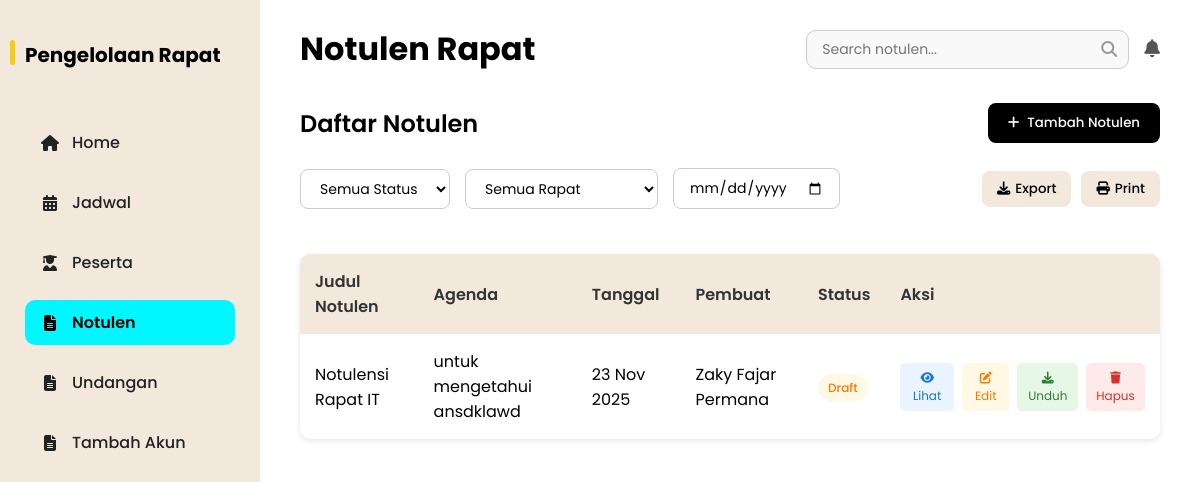
The page /admin_rapat/notulen_admin.php on the database its author committed.
### tables this page shows
CREATE TABLE `minutes` (
  `id` int(11) NOT NULL,
  `title` varchar(255) NOT NULL,
  `agenda` text DEFAULT NULL,
  `discussion` text DEFAULT NULL,
  `decisions` text DEFAULT NULL,
  `follow_up` text DEFAULT NULL,
  `notes` text DEFAULT NULL,
  `status` enum('draft','review','completed') DEFAULT 'draft',
  `created_at` timestamp NOT NULL DEFAULT current_timestamp(),
  `created_by` varchar(255) NOT NULL
);

### admin_rapat/notulen_admin.php (the view, shortened to what this page needs)
<?php
include '../koneksi.php'; ?>
<!DOCTYPE html>
<html lang="id">
<head>
  <link rel="stylesheet" href="../assets/style_notulen_admin.css">
</head>
<body>
  <div class="sidebar">
    <h2>Pengelolaan Rapat</h2>
    <div class="menu">
      <a href="dashboard_admin.php"><i class="fas fa-home"></i> Home</a>
      <a href="jadwal_admin.php"><i class="fas fa-calendar-alt"></i> Jadwal</a>
      <a href="peserta_admin.php"><i class="fas fa-user-graduate"></i> Peserta</a>
      <a href="notulen_admin.php" class="active"><i class="fas fa-file-alt"></i> Notulen</a>
      <a href="undangan_admin.php" ><i class="fas fa-file-alt"></i> Undangan</a>
      <a href="tambah_akun.php" ><i class="fas fa-file-alt"></i> Tambah Akun</a>
    </div>
  </div>
  <div class="main">
    <div class="topbar">
      <h1>Notulen Rapat</h1>
      <div class="right">
        <div class="search-box">
          <input type="text" placeholder="Search notulen...">
          <i class="fas fa-search"></i>
        </div>
        <i class="fas fa-bell bell"></i>
      </div>
    </div>
    <div class="notulen-container">
      <div class="notulen-header">
        <h2>Daftar Notulen</h2>
        <button class="btn-tambah" id="btnTambahNotulen">
          <i class="fas fa-plus"></i> Tambah Notulen
        </button>
      </div>
      <div class="tools-section">
        <div class="filter-group">
          <select class="filter-select" id="filterStatus">
            <option value="all">Semua Status</option>
          </select>
          <select class="filter-select" id="filterRapat">
            <option value="all">Semua Rapat</option>
          </select>
          <input type="date" class="filter-select" id="filterTanggal">
        </div>
        <div class="action-tools">
          <button class="btn-tool" id="btnExport">
            <i class="fas fa-download"></i> Export
          </button>
          <button class="btn-tool" id="btnPrint">
            <i class="fas fa-print"></i> Print
          </button>
        </div>
      </div>
      <table class="notulen-table">
        <thead>
          <tr>
            <th>Judul Notulen</th>
            <th>Agenda</th>
            <th>Tanggal</th>
            <th>Pembuat</th>
            <th>Status</th>
            <th>Aksi</th>
          </tr>
        </thead>
        <tbody id="tableBody">
          <?php
          $query = "SELECT * FROM minutes ORDER BY created_at DESC";
          $result = mysqli_query($koneksi, $query);
          while ($row = mysqli_fetch_assoc($result)) {
            $statusClass = 'status-draft';
            $statusText = 'Draft';
            $agenda = strlen($row['agenda']) > 50 ? substr($row['agenda'], 0, 50) . '...' : $row['agenda'];
            echo "<tr data-id='{$row['id']}'>
              <td>{$row['title']}</td>
              <td>{$agenda}</td>
              <td>" . date('d M Y', strtotime($row['created_at'])) . "</td>
              <td>{$row['created_by']}</td>
              <td><span class='status-badge {$statusClass}'>{$statusText}</span></td>
              <td>
                <div class='action-buttons'>
                  <button class='btn-action btn-view' data-id='{$row['id']}'><i class='fas fa-eye'></i> Lihat</button>
                  <button class='btn-action btn-edit' data-id='{$row['id']}'><i class='fas fa-edit'></i> Edit</button>
                  <button class='btn-action btn-download' data-id='{$row['id']}'><i class='fas fa-download'></i> Unduh</button>
                  <button class='btn-action btn-delete' data-id='{$row['id']}'><i class='fas fa-trash'></i> Hapus</button>
                </div>
              </td>
            </tr>";
          }
          ?>
        </tbody>
      </table>
    </div>
  </div>
</body>
</html>

### assets/style_notulen_admin.css (style rules this page uses)
* { margin: 0; padding: 0; box-sizing: border-box; font-family: 'Poppins', sans-serif; }
body { display: flex; height: 100vh; overflow: hidden; }
.sidebar { width: 260px; background-color: #f2e9dc; display: flex; flex-direction: column; justify-content: flex-start; padding: 40px 25px; }
.sidebar h2 { font-size: 20px; font-weight: 700; margin-bottom: 50px; position: relative; }
.sidebar h2::before { content: ""; width: 5px; height: 25px; background-color: #f4ce14; position: absolute; left: -15px; top: 0; border-radius: 3px; }
.sidebar .menu { display: flex; flex-direction: column; gap: 15px; }
.menu a { text-decoration: none; color: #222; display: flex; align-items: center; gap: 12px; padding: 10px 15px; border-radius: 10px; font-weight: 500; transition: all 0.3s ease; }
.menu a:hover, .menu a.active { background-color: #00f7ff; color: #000; font-weight: 600; }
.menu i { width: 20px; text-align: center; }
.main { flex: 1; background-color: #fff; padding: 25px 40px; overflow-y: auto; }
.topbar { display: flex; justify-content: space-between; align-items: center; margin-bottom: 30px; }
.topbar h1 { font-size: 32px; font-weight: 700; }
.topbar .right { display: flex; align-items: center; gap: 15px; }
.search-box { position: relative; }
.search-box input { padding: 8px 35px 8px 15px; border: 1px solid #ccc; border-radius: 10px; outline: none; background-color: #f9f9f9; font-size: 14px; }
.search-box i { position: absolute; right: 12px; top: 50%; transform: translateY(-50%); color: #999; }
.bell { font-size: 18px; color: #555; cursor: pointer; }
.notulen-container { display: flex; flex-direction: column; gap: 25px; }
.notulen-header { display: flex; justify-content: space-between; align-items: center; }
.notulen-header h2 { font-size: 24px; font-weight: 600; }
.btn-tambah { background-color: #000; color: white; border: none; padding: 10px 20px; border-radius: 8px; cursor: pointer; font-weight: 500; display: flex; align-items: center; gap: 8px; transition: background 0.3s; }
.tools-section { display: flex; justify-content: space-between; align-items: center; margin-bottom: 20px; flex-wrap: wrap; gap: 15px; }
.filter-group { display: flex; gap: 15px; align-items: center; }
.filter-select { padding: 8px 15px; border: 1px solid #ccc; border-radius: 8px; background-color: #fff; font-size: 14px; cursor: pointer; }
.action-tools { display: flex; gap: 10px; }
.btn-tool { background-color: #f2e9dc; border: none; padding: 8px 15px; border-radius: 8px; cursor: pointer; font-weight: 500; display: flex; align-items: center; gap: 5px; transition: all 0.3s; }
.notulen-table { width: 100%; border-collapse: collapse; box-shadow: 0 2px 6px rgba(0,0,0,0.1); border-radius: 10px; overflow: hidden; }
.notulen-table th { background-color: #f2e9dc; padding: 15px; text-align: left; font-weight: 600; color: #333; }
.notulen-table td { padding: 15px; border-bottom: 1px solid #eee; }
.notulen-table tr:last-child td { border-bottom: none; }
.status-badge { padding: 5px 10px; border-radius: 20px; font-size: 12px; font-weight: 500; }
.status-draft { background-color: #fff8e5; color: #f57c00; }
.action-buttons { display: flex; gap: 8px; }
.btn-action { padding: 6px 10px; border: none; border-radius: 5px; cursor: pointer; font-size: 12px; transition: all 0.3s; }
.btn-view { background-color: #eaf4ff; color: #1976d2; }
.btn-edit { background-color: #fff8e5; color: #f57c00; }
.btn-delete { background-color: #ffeaea; color: #d32f2f; }
.btn-download { background-color: #e6f7e6; color: #2e7d32; }

### rows shown on the page
minutes: title "Notulensi Rapat IT", agenda "untuk mengetahui ansdklawd", created_at "23 Nov 2025", created_by "Zaky Fajar Permana", statusText "Draft"
